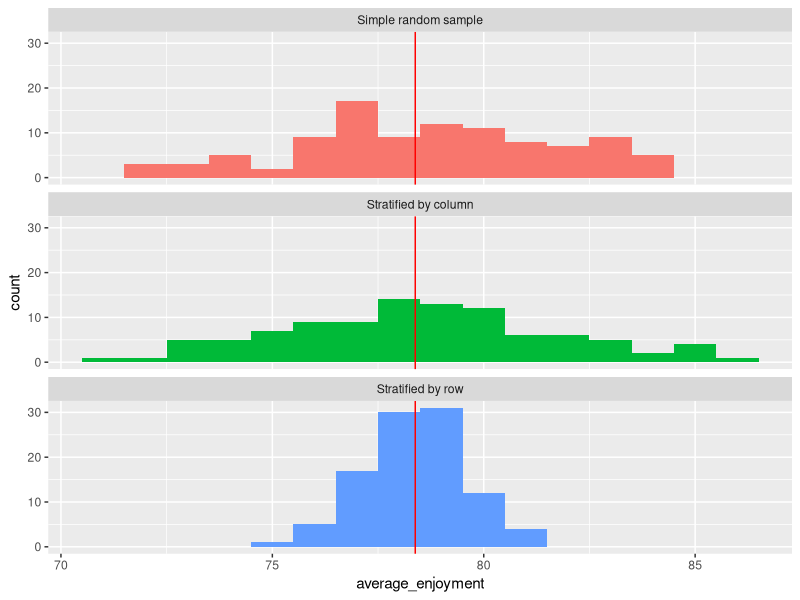
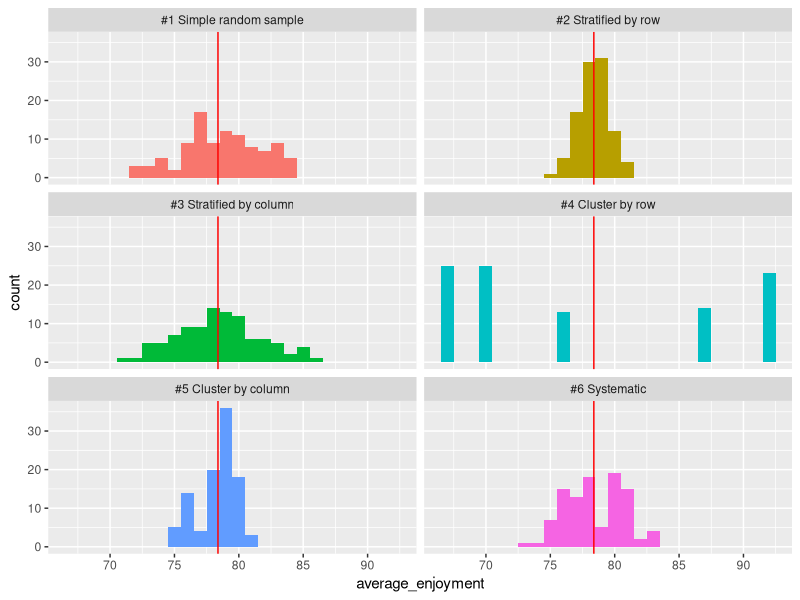

The R source for these figures, in order:
## ---- chunk 1
library(tidyverse)
## ---- chunk 2
enjoyment_matrix =
  matrix(
    data = c(92, 89, 90, 88, 95, 100, 98, 93, 95, 84,
             82, 86, 90, 88, 86, 91, 90, 89, 85, 83,
             80, 74, 80, 67, 81, 82, 76, 77, 74, 65,
             72, 68, 74, 73, 70, 69, 72, 70, 68, 67,
             69, 67, 68, 68, 64, 66, 63, 63, 70, 68),
    nrow = 5,
    byrow = TRUE,
    dimnames = list("row" = 1:5, "column" = 1:10)
  )
enjoyment_matrix
## ---- chunk 3
enjoyment_data =
  enjoyment_matrix |> 
  as_tibble() |>
  mutate(row = 1:5) |> 
  pivot_longer(!row, names_to = "column", values_to = "enjoyment") |> 
  mutate(column = as.integer(column))
enjoyment_data
## ---- chunk 4
true_average = enjoyment_data |> 
  pull(enjoyment) |> 
  mean()
## ---- chunk 5
run_SRS = function(i) {
  simple_random_sample =
    enjoyment_data |> 
    sample_n(10)
  simple_random_sample |> 
    pull(enjoyment) |> 
    mean()
}
run_stratified_by_col = function(i) {
  stratified_sample_by_col =
    enjoyment_data |>
    ## YOUR CODE HERE (copy-paste from above)
  group_by(column) |> 
  sample_n(1)
  stratified_sample_by_col |> 
    ## YOUR CODE HERE (copy-paste from above)
  pull(enjoyment) |> 
  mean()
}
run_stratified_by_row = function(i) {
  stratified_sample_by_row =
    enjoyment_data |>
    group_by(row) |> 
    sample_n(2)
  stratified_sample_by_row |> 
    ## YOUR CODE HERE (copy-paste from above)
  pull(enjoyment) |> 
  mean()
}
n_experiments = 100
srs_means = map_dbl(1:n_experiments, run_SRS)
stratified_by_row_means = map_dbl(1:n_experiments, run_stratified_by_row)
stratified_by_col_means = map_dbl(1:n_experiments, run_stratified_by_col)
experiment_results =
  tibble(
  "Simple random sample" = srs_means,
  "Stratified by row" = stratified_by_row_means,
  "Stratified by column" = stratified_by_col_means
) |> 
  pivot_longer(everything(), names_to = "method", values_to = "average_enjoyment")
experiment_results |> 
  ggplot(aes(x = average_enjoyment, fill = method)) +
  geom_histogram(binwidth = 1) +
  geom_vline(xintercept = true_average, colour = "red") +
  facet_wrap(vars(method), ncol = 1) +
  theme(legend.position = "none")
## ---- chunk 6
row_cluster = sample(1:5, 1)
cluster_sample_by_row = enjoyment_data |> 
  filter(row %in% row_cluster)
cluster_sample_by_row
## ---- chunk 7
cluster_sample_by_row |> 
  pull(enjoyment) |> 
  mean()
## ---- chunk 8
run_cluster_by_row = function(i) {
  row_cluster = sample(1:5, 1)
  cluster_sample_by_row = enjoyment_data |> 
    filter(row %in% row_cluster)
  cluster_sample_by_row |> 
    pull(enjoyment) |> 
    mean()
}
## ---- chunk 9
col_cluster = sample(1:10, 2)
cluster_sample_by_col = enjoyment_data |> 
  filter(column %in% col_cluster)
cluster_sample_by_col
## ---- chunk 10
cluster_sample_by_col |> 
  pull(enjoyment) |> 
  mean()
## ---- chunk 11
run_cluster_by_col = function(i) {
  col_cluster = sample(1:10, 2)
  cluster_sample_by_col = enjoyment_data |> 
    filter(column %in% col_cluster)
  cluster_sample_by_col |> 
    pull(enjoyment) |> 
    mean()
}
## ---- chunk 12
starting_fan_number = sample(1:50, 1)
starting_fan_number
## ---- chunk 13
systematic_sample_numbers = ((starting_fan_number - 1 + 8*(0:9)) %% 50) + 1
systematic_sample_numbers
## ---- chunk 14
systematic_sample = enjoyment_data[systematic_sample_numbers,]
systematic_sample
## ---- chunk 15
systematic_sample |> 
  pull(enjoyment) |> 
  mean()
## ---- chunk 16
run_systematic = function(i) {
  starting_fan_number = sample(1:50, 1)
  systematic_sample_numbers = ((starting_fan_number - 1 + 8*(0:9)) %% 50) + 1
  systematic_sample = enjoyment_data[systematic_sample_numbers,]
  systematic_sample |> 
    pull(enjoyment) |> 
    mean()
}
## ---- chunk 17
cluster_by_row_means = map_dbl(1:n_experiments, run_cluster_by_row)
cluster_by_col_means = map_dbl(1:n_experiments, run_cluster_by_col)
systematic_means = map_dbl(1:n_experiments, run_systematic)
cluster_by_row_means[1:10]
cluster_by_col_means[1:10]
systematic_means[1:10]
## ---- chunk 18
experiment_results =
  tibble(
  "#1 Simple random sample" = srs_means,
  "#2 Stratified by row" = stratified_by_row_means,
  "#3 Stratified by column" = stratified_by_col_means,
  "#4 Cluster by row" = cluster_by_row_means,
  "#5 Cluster by column" = cluster_by_col_means,
  "#6 Systematic" = systematic_means
) |> 
  pivot_longer(everything(), names_to = "method", values_to = "average_enjoyment")

experiment_results |> 
  ggplot(aes(x = average_enjoyment, fill = method)) +
  geom_histogram(binwidth = 1) +
  geom_vline(xintercept = true_average, colour = "red") +
  facet_wrap(vars(method), ncol = 2) +
  theme(legend.position = "none")
